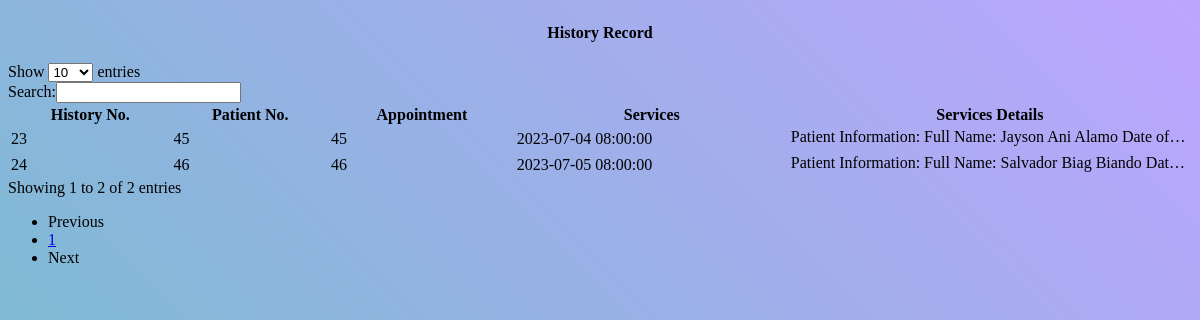
The app's page /admin/history.php with its own data.
### tables this page shows
CREATE TABLE `history_tb` (
  `history_id` int(11) NOT NULL,
  `patient_id` int(11) NOT NULL,
  `service_id` int(11) DEFAULT NULL,
  `service_details` text DEFAULT NULL,
  `appointment_date` datetime NOT NULL DEFAULT current_timestamp()
);

### admin/history.php (the view, shortened to what this page needs)
<!DOCTYPE html>
<html lang="en">
<?php
include('../db-connect.php');
?>
<body>
    <div class="col py-1">
        <div class="container-fluid bg-light edges">
            <div class="col py-1">
                <div>
                    <h4 style="text-align:center">History Record</h4>
                </div>
                <table id="example" class="table table-striped" style="width:100%">
                    <thead>
                        <tr>
                            <th>History No.</th>
                            <th>Patient No.</th>
                            <th>Appointment</th>
                            <th>Services</th>
                            <th>Services Details</th>
                        </tr>
                    </thead>
                    <tbody>
                        <?php
                        $data = mysqli_query($conn, "SELECT* FROM history_tb");
                        while ($row = mysqli_fetch_array($data)) {
                            echo "<tr>";
                            echo "<td>" . $row['history_id'] . "</td>";
                            echo "<td>" . $row['patient_id'] . "</td>";
                            echo "<td>" . $row['service_id'] . "</td>";
                            echo "<td>" . $row['appointment_date'] . "</td>";
                            echo "<td class='service_details'><span>" . $row['service_details'] . "</span></td>";
                            echo "</tr>";
                        }
                        ?>
                    </tbody>
                </table>
            </div>
        </div>
    </div>
</body>
</html>

### admin/history.php (style rules this page uses)
.service_details { max-width: 200px; overflow: hidden; }
.service_details span { display: inline-block; white-space: nowrap; overflow: hidden; text-overflow: ellipsis; max-width: 100%; }

### records on screen
history_tb: history_id "23", patient "45", service "45", appointment_date "2023-07-04 08:00:00", service_details "Patient Information: Full Name: Jayson Ani Alamo Date of…"
history_tb: history_id "24", patient "46", service "46", appointment_date "2023-07-05 08:00:00", service_details "Patient Information: Full Name: Salvador Biag Biando Dat…"
